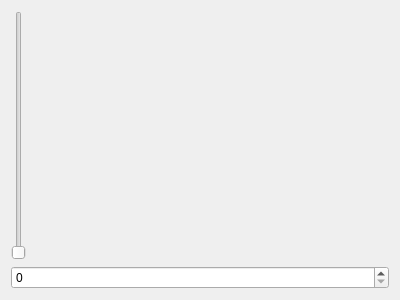
<?xml version="1.0" encoding="UTF-8"?>
<ui version="4.0">
 <class>quest6</class>
 <widget class="QWidget" name="quest6">
  <property name="geometry">
   <rect>
    <x>0</x>
    <y>0</y>
    <width>400</width>
    <height>300</height>
   </rect>
  </property>
  <property name="windowTitle">
   <string>Form</string>
  </property>
  <layout class="QVBoxLayout" name="verticalLayout">
   <item>
    <widget class="QSlider" name="verticalSlider">
     <property name="orientation">
      <enum>Qt::Vertical</enum>
     </property>
    </widget>
   </item>
   <item>
    <widget class="QSpinBox" name="spinBox"/>
   </item>
  </layout>
 </widget>
 <resources/>
 <connections/>
</ui>
